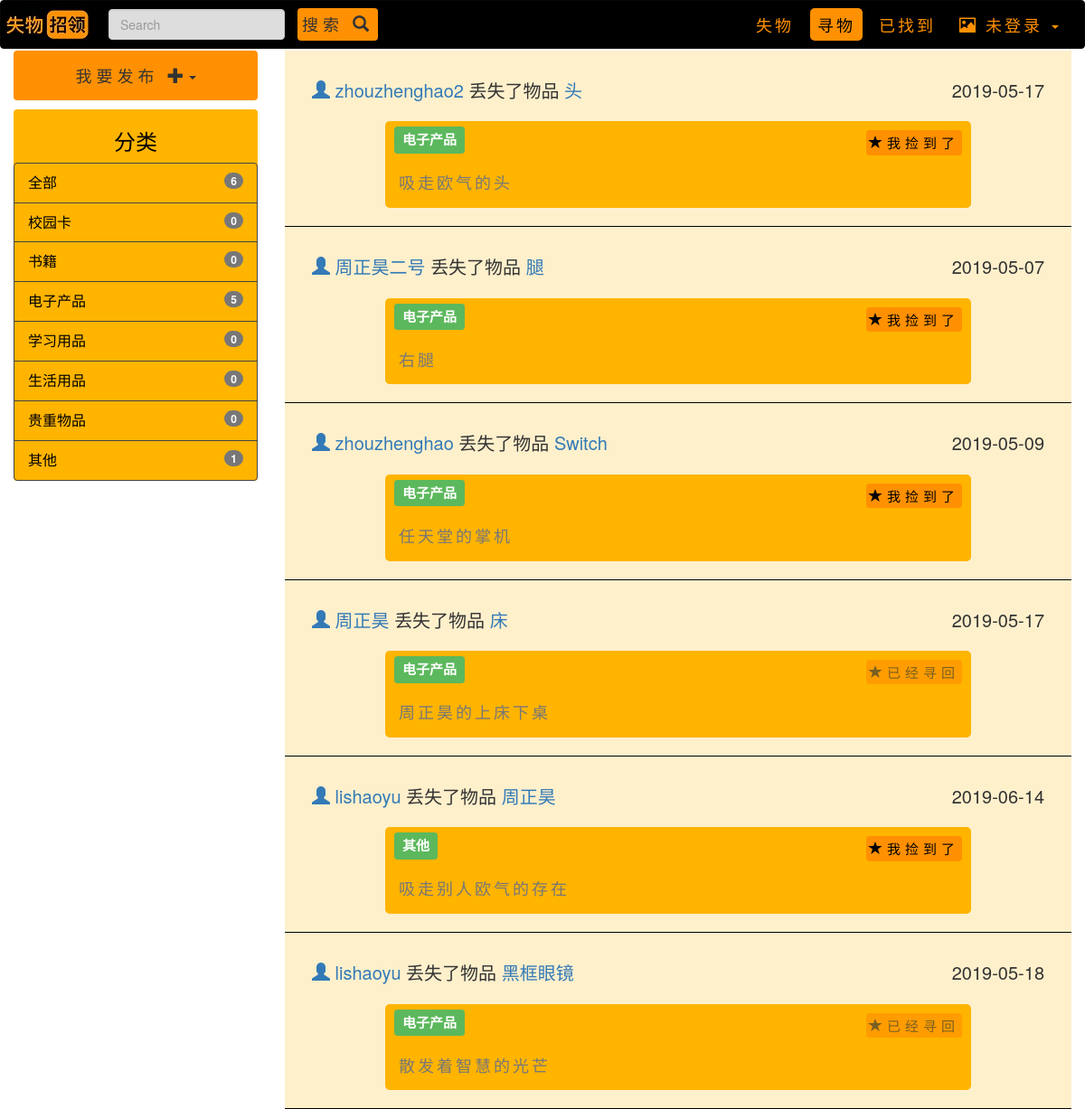
Before: / with the older database file.
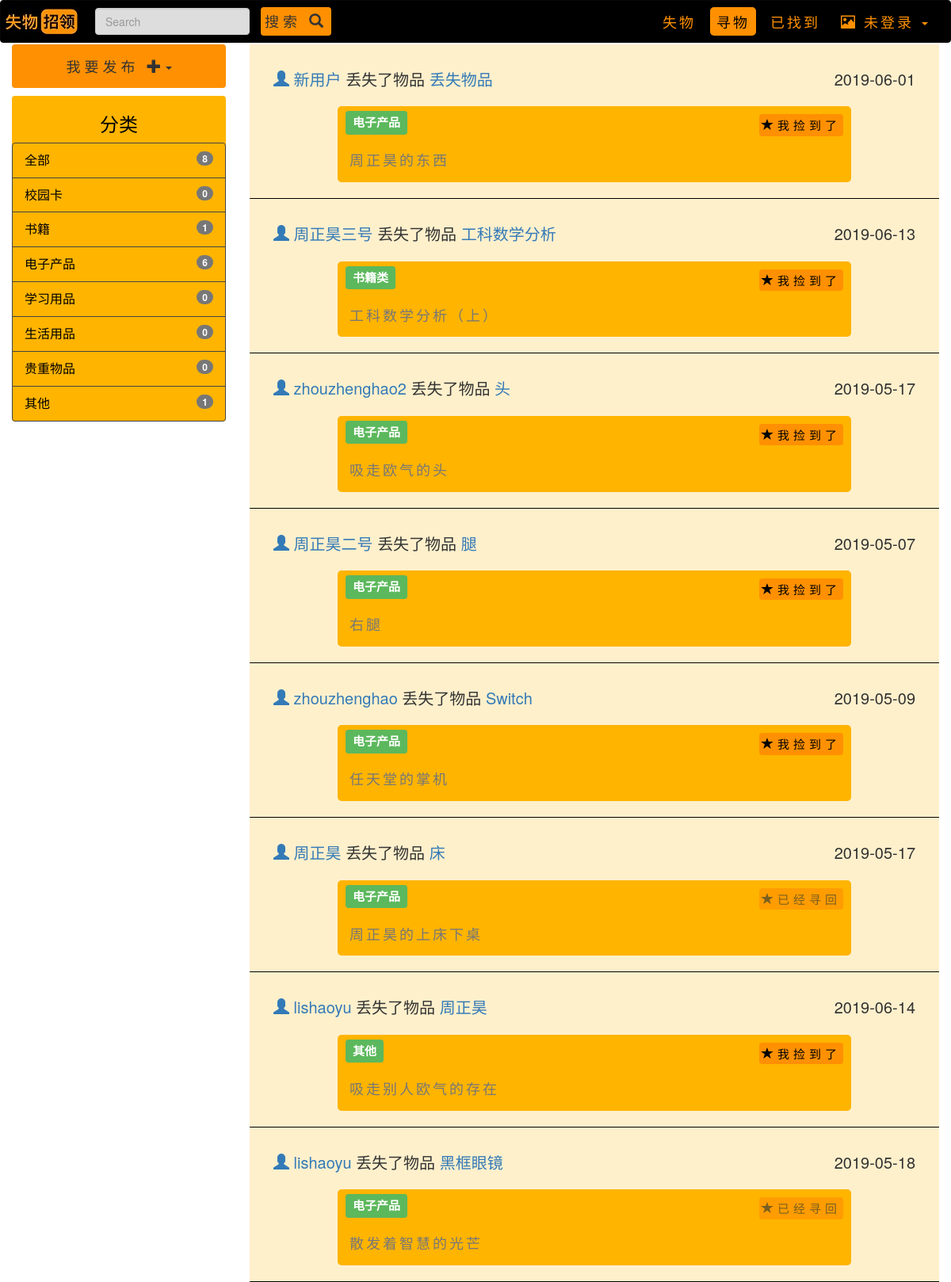
After: the same page with the newer database file.
### main/models.py (models this page shows, shortened)
class LostItemData(models.Model):
    item_name = models.CharField(max_length=20)
    item_description = models.CharField(max_length=50, default="")
    item_type = models.CharField(choices=i_type, max_length=20, default="")
    item_time = models.CharField(max_length=20)
    item_location = models.CharField(max_length=50)
    item_status = models.BooleanField(default=False)
    item_publisher = models.CharField(max_length=20, default="")

### main/views.py (the view)
# urls.py: path("", views.lost, name="home"),  # 主页
def lost(request):
    book_amount_lost = 0
    val_amount_lost = 0
    study_amount_lost = 0
    live_amount_lost = 0
    card_amount_lost = 0
    elec_amount_lost = 0
    other_amount_lost = 0
    for item in LostItemData.objects.all():
        if item.item_type == "校园卡":
            card_amount_lost += 1
        elif item.item_type == "书籍类":
            book_amount_lost += 1
        elif item.item_type == "学习用品":
            study_amount_lost += 1
        elif item.item_type == "生活用品":
            live_amount_lost += 1
        elif item.item_type == "贵重物品":
            val_amount_lost += 1
        elif item.item_type == "电子产品":
            elec_amount_lost += 1
        elif item.item_type == "其他":
            other_amount_lost += 1
    amount_lost = book_amount_lost + card_amount_lost + elec_amount_lost + other_amount_lost + study_amount_lost + live_amount_lost + val_amount_lost
    if request.method == "POST":
        items = []
        info = str(request.POST["search_info"])
        for item in LostItemData.objects.all():
            if info in item.item_name or info in item.item_type or info in item.item_time or info in item.item_location or info in item.item_description or info in item.item_publisher:
                items.append(item)
        items.reverse()
        content = {"lost_items": items, "all": amount_lost, "card": card_amount_lost, "book": book_amount_lost, "elec": elec_amount_lost, "other": other_amount_lost, "study": study_amount_lost,
                   "live": live_amount_lost, "val": val_amount_lost}
        return render(request, "lost.html", content)
    else:
        items = []
        for item in LostItemData.objects.all():
            items.append(item)
        items.reverse()
        content = {"lost_items": items, "all": amount_lost, "card": card_amount_lost, "book": book_amount_lost, "elec": elec_amount_lost, "other": other_amount_lost, "study": study_amount_lost,
                   "live": live_amount_lost, "val": val_amount_lost}
        return render(request, "lost.html", content)

### main/templates/lost.html (shortened to what the changed rows need)
{% load staticfiles %}
<!DOCTYPE html>
<html lang="zh-hans">
<head>
    <link rel="stylesheet" href="{% static 'css\bootstrap.min.css' %}">
    <link rel="stylesheet" href="{% static 'css\navbar.css' %}">
    <link rel="stylesheet" href="{% static 'css\home.css' %}">
    <link rel="stylesheet" href="{% static 'css\rightPart.css' %}">
    <link rel="stylesheet" href="{% static 'css\leftPart.css' %}">
</head>
<body>
<div class="container-fluid">
    <div class="row">
        <div class="col-md-3 left-part">
            <br>
            <div class="typebar">
                <div class="list-group">
                  <a href="{% url "main:lost" %}" class="list-group-item">全部<span class="badge">{{ all }}</span></a>
                  <a href="{% url "main:lost_book" %}" class="list-group-item">书籍<span class="badge">{{ book }}</span></a>
                  <a href="{% url "main:lost_elec" %}" class="list-group-item">电子产品<span class="badge">{{ elec }}</span></a>
                </div>
            </div>
        </div>
        <div class="col-md-9 right-part">
          {% for item in lost_items %}
          <div class="item">
            <div class="top-part">
              <div class="people-name">
                <a href="#"><span class="glyphicon glyphicon-user"aria-hidden="true"> </span> {{item.item_publisher}}</a>
                丢失了物品
                <a href="#">{{item.item_name}}</a>
              </div>
              <div class="time">
                {{ item.item_time }}
              </div>
            </div>
            <div class="item-part">
            <span class="label label-success item-name">{{ item.item_type }}</span>
            {% if item.item_status == False %}
            <button class="btn" type="button" name="button" > <a href="{% url 'main:lostitem_return' forloop.counter %}"><span class="glyphicon glyphicon-star"aria-hidden="true" ></span>我捡到了</a> </button>
            {% else %}
            <button class="btn" type="button" disabled="disabled" name="button"><span class="glyphicon glyphicon-star"aria-hidden="true"> </span>已经寻回</button>
            {% endif %}
            <div class="description">
                {{ item.item_description }}
            </div>
            </div>
          </div>
          {% endfor %}
        </div>
    </div>
</div>
</body>
</html>

Changed rows visible on the page:
added LostItemData: item_publisher "新用户", item_name "丢失物品", item_time "2019-06-01", item_type "电子产品", item_status False (drawn), item_description "周正昊的东西"
added LostItemData: item_publisher "周正昊三号", item_name "工科数学分析", item_time "2019-06-13", item_type "书籍类", item_status False (drawn), item_description "工科数学分析（上）"
Other visible differences:
{{ all }}: "6" → "8"
{{ book }}: "0" → "1"
{{ elec }}: "5" → "6"
